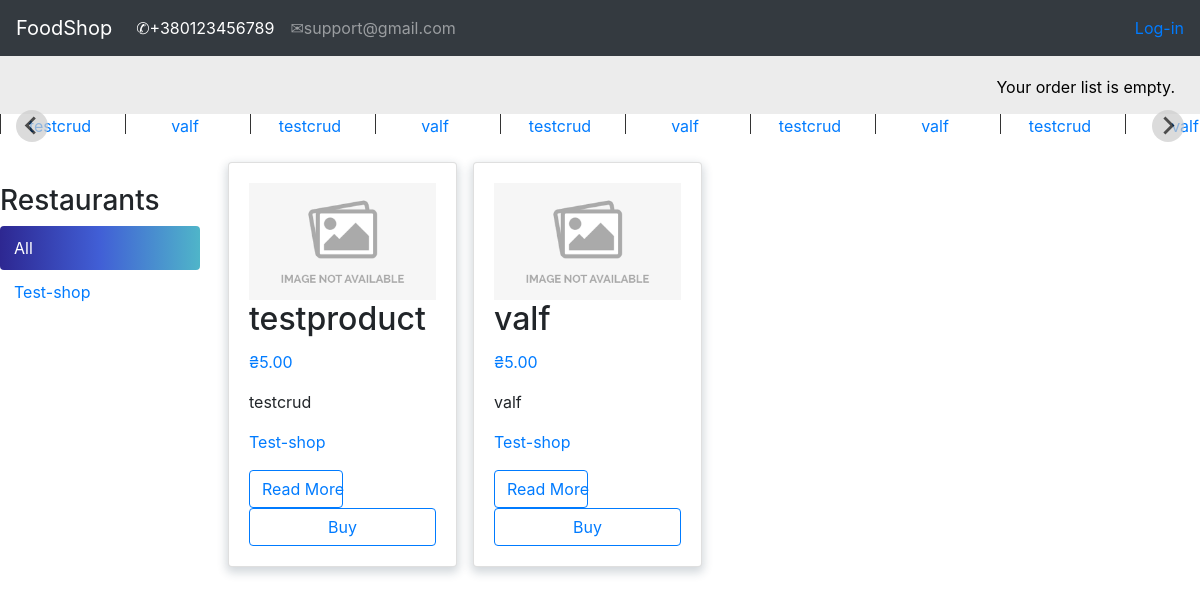
The page / on the database its author committed.
### shop/models.py (models this page shows, shortened)
class Category(models.Model):
    name = models.CharField(max_length=150, db_index=True)
    slug = models.SlugField(max_length=150, db_index=True, unique=True)
    class Meta:
        ordering = ('name',)
        default_related_name = "category"
    def __str__(self):
        return self.name

class Shop(models.Model):
    owner = models.OneToOneField(settings.AUTH_USER_MODEL, on_delete=models.CASCADE)
    name = models.CharField(max_length=150, db_index=True)
    slug = models.SlugField(max_length=150, db_index=True, unique=True)
    class Meta:
        ordering = ('name',)
        default_related_name = "shop"
    def __str__(self):
        return self.name

class Product(models.Model):
    shop = models.ForeignKey(Shop, on_delete=models.CASCADE)
    category = models.ForeignKey(Category, on_delete=models.CASCADE)
    name = models.CharField(max_length=150, db_index=True)
    slug = models.SlugField(max_length=150, db_index=True)
    image = models.ImageField(upload_to='image_products/%Y/%d/%m', default='image_products/no_img.png')
    description = models.TextField(blank=True)
    price = models.DecimalField(max_digits=10, decimal_places=2)
    available = models.BooleanField(default=True)
    created = models.DateTimeField(auto_now_add=True)
    updated = models.DateTimeField(auto_now=True)
    objects = ProductManager()
    class Meta:
        ordering = ('name',)
        index_together = (('id', 'slug'),)
        default_related_name = "products"
    def get_absolute_url(self):
        return reverse('product_detail',
                       args=[self.id, self.slug])
    def get_shop_slug(self):
        shop = Shop.objects.get(name=self.shop)
        shop = shop.slug
        return reverse('product_list_by_shop',
                       args=[shop])

### shop/views.py (the view)
# urls.py: path('', views.product_list, name='product_list'),
def product_list(request, shop_slug=None, category_slug=None):
    orderlist_form = OrderListAddProductForm()
    shop = None
    shops = Shop.objects.all()
    category = None
    categories = Category.objects.all()
    products = Product.objects.available()
    if shop_slug:
        shop = Shop.objects.get(slug=shop_slug)
        products = products.filter(shop=shop)
    if category_slug:
        category = Category.objects.get(slug=category_slug)
        products = products.filter(category=category)
    return render(request, 'shop/index.html',
                  {'product_list': products,
                   'category': category,
                   'categories': categories,
                   'shop': shop,
                   'shops': shops,
                   "form": orderlist_form})

### orderlist/context_processors.py (called while the page is built)
def orderlist(request):
    return {'orderlist': OrderList(request)}

### orderlist/orderlist.py (called while the page is built)
    def __len__(self):
        return sum(item['count'] for item in self.orderlist.values())

### shop/models.py (called while the page is built)
    def available(self):
        return self.filter(available=True)

    def get_query_set(self):
        return ProductQuerySet(self.model)

    def available(self):
        return self.get_query_set().available()

### templates/shop/index.html (shortened to what this page needs)
{% extends 'shop/base.html' %}
{% load static %}
{% load custom_tags %}
{% block context %}
<body>
{% if categories %}
<div class="splide mb-3">
        <div class="splide__track">
            <ul class="splide__list">
                {% for c in categories %}
                <li class="splide__slide"><a href="{% url 'product_category' c.slug %}">{{ c.name }}</a></li>
                {% endfor %}
            </ul>
        </div>
    </div>
{% endif %}
<div id="sidebar">
        <h3>Restaurants</h3>
        <ul>
            <li {% if not shop %} class="selected"{% endif %}>
                <a href="{% url 'product_list' %}">All</a>
            </li>
            {% for c in shops %}
                <li {% if shop.slug == c.slug %} class="selected"{% endif %}>
                    <a href="{% url 'product_list_by_shop' c.slug%}">{{ c.name }}</a>
                </li>
            {% endfor %}
        </ul>
    </div>
{% if product_list %}
<div class="row">
      {% for product in product_list %}
        <div class="post-item col-12 col-sm-6 col-md-6 col-lg-3 p-2">
          <div class="card h-100 card-product">
            <div class="card-body card-flex">
              <img src="{{ product.image.url }}" style="width:100%; height:100%">
              <h2 class="card-title">{{ product.name }}</h2>
              <p class="text-primary">₴{{ product.price}}</p>
              <p class="card-text">{{product.category|safe | truncatewords:10 }}</p>
              <p class="card-text"><a href="{{ product.get_shop_slug }}">
                  {{product.shop|safe | truncatewords:10 }}</a></p>
              <a href="{{ product.get_absolute_url }}" style="width:50%" class="btn btn-outline-primary">Read More</a>
              <a href="javascript:;" onclick="document.getElementById('product-add-{{ product.id }}').submit();"
                                                                    class="btn btn-outline-primary">Buy</a>
            </div>
          </div>
        </div>
      {% endfor %}
    </div>
{% else %}
<p style="font-style:oblique; font-size: 400%">Sorry, there are no products in this collection.</p>
{% endif %}
</body>
</html>
{% endblock context %}

### templates/shop/base.html (shortened to what this page needs)
{% load custom_tags %}
{% load static %}
<html lang="en">
<head>
    <link rel="stylesheet" href="https://maxcdn.bootstrapcdn.com/bootstrap/4.0.0/css/bootstrap.min.css">
    <link rel="stylesheet" type="text/css" href="{% static '/css/style.css' %}">
    <link rel="stylesheet" type="text/css" href="{% static '/categories-slider/splide-2.4.21/dist/css/splide.min.css' %}">
    <link rel="stylesheet" type="text/css" href="{% static '/categories-slider/style.css' %}">
</head>
<body>
<nav class="navbar navbar-expand-lg navbar-dark bg-dark">
  <a class="navbar-brand" href="{% url 'product_list' %}">FoodShop</a>
  <div class="collapse navbar-collapse" id="navbarSupportedContent">
    <ul class="navbar-nav mr-auto">
      <li class="nav-item active">
        <a class="nav-link" href="#">&#9990;+380123456789<span class="sr-only">(current)</span></a>
      </li>
      <li class="nav-item">
        <a class="nav-link" href="#">&#9993;support@gmail.com</a>
      </li>
    </ul>
      <span class="user">
        {% if request.user.is_authenticated %}
          Hello <a href="{% url 'edit' %}">{{ request.user.username }},</a>
          <a href="{% url 'logout' %}">Logout</a>
        {% else %}
            <a href="{% url 'login' %}">Log-in</a>
        {% endif %}
    </span>
  </div>
</nav>
<div id="subheader">
 <div class="order-list">
          {% with total_items=orderlist|length %}
            {% if orderlist|length > 0 %}
                Your order list contains:
                <a href="{% url 'orderlist:orderlist_detail' %}">
                    {{ total_items }} item{{ total_items|pluralize }},
                    ₴{{ orderlist.get_total_price }}
                </a>
            {% else %}
                Your order list is empty.
            {% endif %}
        {% endwith %}
      </div>
 </div>
{% block context %}
{% endblock context %}
{% load static %}
</body>
</html>

### static/css/style.css (style rules this page uses)
html { overflow-x: hidden; }
.order-list { color: white; }
#subheader { background:#ececec; color:#444; padding:15px 100px; overflow:auto; }
#subheader .order-list { float:right; color:black; padding-top:4px; margin-right: -75px; }
.user { color:white; }
#sidebar { width:220px; padding:30px 20px 0 0; float:left; }
#sidebar ul { margin:0; padding:0; }
#sidebar ul li { margin:0; list-style:none; padding:10px 14px; }
#sidebar ul li a { display:block; }
#sidebar ul li.selected { background: rgb(45,39,145); background: linear-gradient(90deg, rgba(45,39,145,1) 0%, rgba(65,95,214,1) 50%, rgba(79,181,201,1) 100%); border-radius:4px; }
#sidebar ul li.selected a { color:#fff; }
.card-flex { display:flex; flex-direction:column; justify-content:space-between; }
.card-product { box-shadow: 0px 4px 10px 1.7px rgb(34 60 80 / 20%); }

### static/categories-slider/style.css (style rules this page uses)
.splide__slide { text-align: center; position: relative; }
.splide__slide a { text-decoration: none; }
.splide__slide::after { content: ''; position: absolute; left: 0; top: 0; display: block; width: 1px; height: 20px; background-color: #333; }

### rows shown on the page
Category: name "testcrud"
Category: name "valf"
Shop: name "Test-shop"
Product: image (placeholder picture), name "testproduct", price "5.00", category "testcrud", shop "Test-shop"
Product: image (placeholder picture), name "valf", price "5.00", category "valf", shop "Test-shop"
